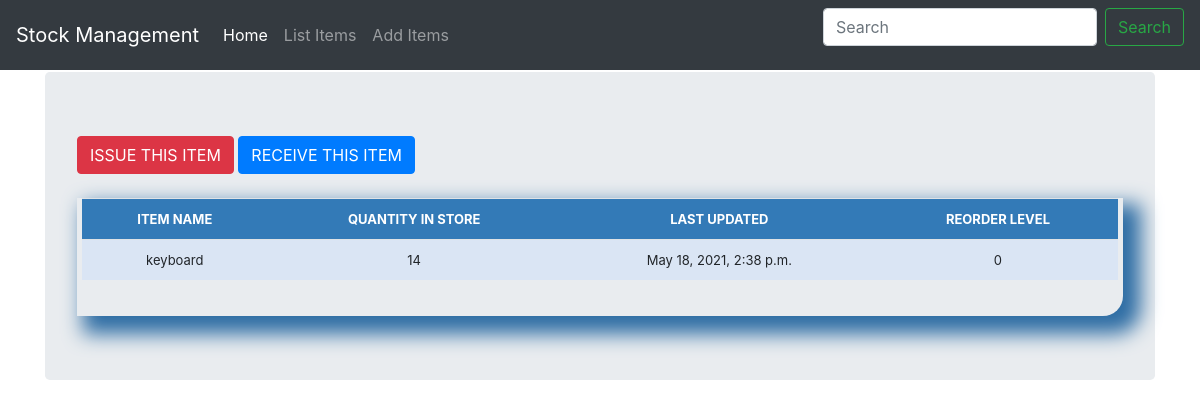
The page /stock_detail/17/ on the database as committed earlier.
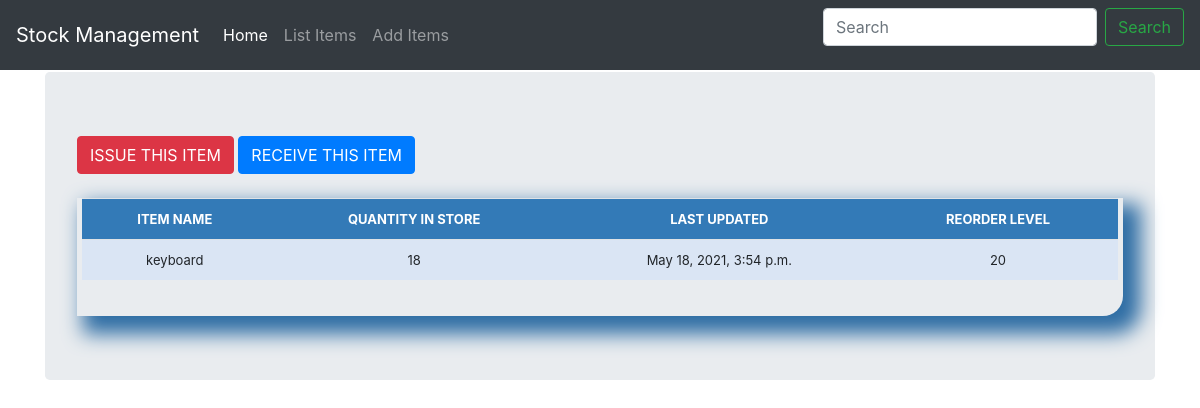
The same page on the database as committed later.
### stockmgmgt/models.py (models this page shows, shortened)
class Stock(models.Model):
	category = models.ForeignKey(Category, on_delete=models.CASCADE, blank=True)
	item_name = models.CharField(max_length=50, blank=True, null=True)
	quantity = models.IntegerField(default='0', blank=True, null=True)
	receive_quantity = models.IntegerField(default='0', blank=True, null=True)
	receive_by = models.CharField(max_length=50, blank=True, null=True)
	issue_quantity = models.IntegerField(default='0', blank=True, null=True)
	issue_by = models.CharField(max_length=50, blank=True, null=True)
	issue_to = models.CharField(max_length=50, blank=True, null=True)
	phone_number = models.CharField(max_length=50, blank=True, null=True)
	created_by = models.CharField(max_length=50, blank=True, null=True)
	reorder_level = models.IntegerField(default='0', blank=True, null=True)
	last_updated = models.DateTimeField(auto_now_add=False, auto_now=True)
	timestamp = models.DateTimeField(auto_now_add=True, auto_now=False)

### stockmgmgt/views.py (the view)
# urls.py: path('stock_detail/<str:pk>/', views.stock_detail, name="stock_detail"),
def stock_detail(request, pk):
	queryset = Stock.objects.get(id=pk)
	context = {
		"queryset": queryset
	}
	return render(request, "stock_detail.html", context)

### stockmgmgt/templates/stock_detail.html (shortened to what this page needs)
{% load static %}
{% include 'navbar.html'%}
{% load crispy_forms_tags %}
<!DOCTYPE html>
<html lang="en">
  <head>
<link href="{% static 'css/stylesheet.css' %}" rel="stylesheet">
<link href="{% static 'css/bootstrap.min.css' %}" rel="stylesheet">
    <link href="{% static 'css/navbar-top-fixed.css' %}" rel="stylesheet">
  </head>
  <body>
<main role="main" class="container">
  <div class="jumbotron">
    <a href="{% url 'issue_items' queryset.id %}"><div class='btn btn-danger'>ISSUE THIS ITEM</div></a>
    <a href="{% url 'receive_items' queryset.id %}"><div class='btn btn-primary'>RECEIVE THIS ITEM</div></a>
        <br><br>
        <div class="display_table">
          <table class='table'>
                  <tr>
                    <th>ITEM NAME</th>
                    <th>QUANTITY IN STORE</th>
                    <th>LAST UPDATED</th>
                    <th>REORDER LEVEL</th>
                  </tr>
                  <tr>
                    <td>{{queryset.item_name}}</td>
                    <td>{{queryset.quantity}}</td>
                    <td>{{queryset.last_updated}}</td>
                    <td>{{queryset.reorder_level}}</td>
                  </tr>
          </table>
        </div>
  </div>
</main>
      </body>
</html>

Rows that differ between the two databases and show on the page:
changed Stock "keyboard": quantity "14" → "18"; last_updated "May 18, 2021, 2:38 p.m." → "May 18, 2021, 3:54 p.m."; reorder_level "0" → "20"
